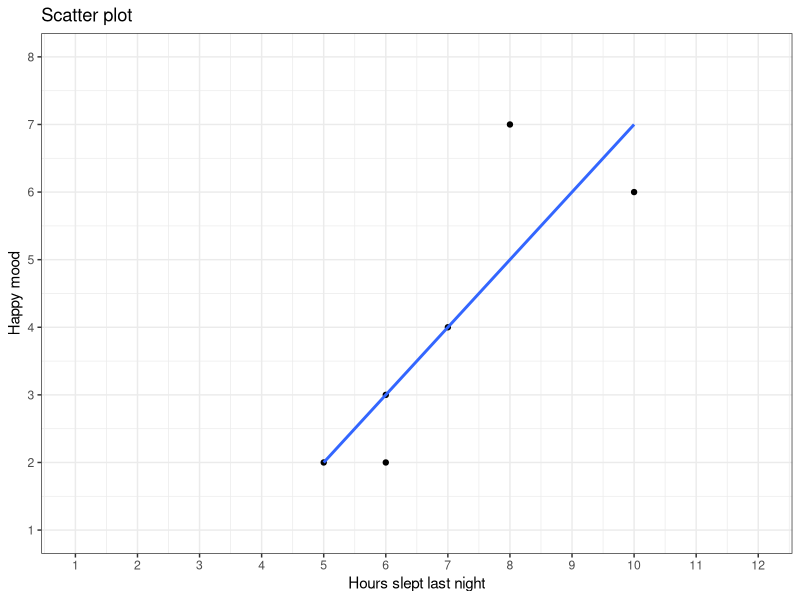

Source code (R):
# Page no. : 501

# Another example of drawing the regression line

# Data on page no. : 442

Hours_slept <- c(5, 7, 8, 6, 6, 10)
Happy_mood <- c(2, 4, 7, 2, 3, 6)

DF <- data.frame(Hours_slept, Happy_mood)
View(DF)

# Import Library

library(ggplot2)

ggplot(DF, aes(x = Hours_slept, y = Happy_mood)) + geom_point() + 
  labs(title =  "Scatter plot", x = "Hours slept last night", y = "Happy mood") + theme_bw() +
  scale_x_continuous(limits=c(1, 12), breaks = c(1:12)) + 
  scale_y_continuous(limits=c(1, 8), breaks = c(1:8)) + 
  geom_smooth(method='lm', se = F)
